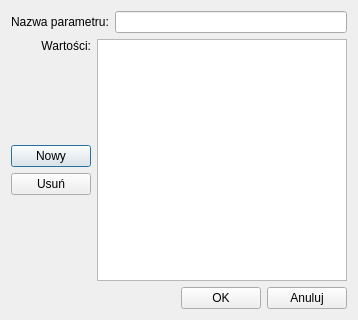
<?xml version="1.0" encoding="UTF-8"?>
<ui version="4.0">
 <class>parameterDialog</class>
 <widget class="QDialog" name="parameterDialog">
  <property name="geometry">
   <rect>
    <x>0</x>
    <y>0</y>
    <width>358</width>
    <height>320</height>
   </rect>
  </property>
  <property name="windowTitle">
   <string>Dialog</string>
  </property>
  <layout class="QGridLayout" name="gridLayout">
   <item row="0" column="0">
    <layout class="QHBoxLayout" name="parameterNameLayout">
     <item>
      <widget class="QLabel" name="parameterNameLabel">
       <property name="text">
        <string>Nazwa parametru:</string>
       </property>
      </widget>
     </item>
     <item>
      <widget class="QLineEdit" name="parameterNameLineEdit"/>
     </item>
    </layout>
   </item>
   <item row="1" column="0">
    <layout class="QHBoxLayout" name="parameterValueListLayout">
     <item>
      <layout class="QVBoxLayout" name="parameterValueListButtonsLayout">
       <item>
        <widget class="QLabel" name="parameterValueListLabel">
         <property name="text">
          <string>Wartości:</string>
         </property>
         <property name="alignment">
          <set>Qt::AlignRight|Qt::AlignTop|Qt::AlignTrailing</set>
         </property>
        </widget>
       </item>
       <item>
        <spacer name="verticalSpacer_2">
         <property name="orientation">
          <enum>Qt::Vertical</enum>
         </property>
         <property name="sizeHint" stdset="0">
          <size>
           <width>20</width>
           <height>40</height>
          </size>
         </property>
        </spacer>
       </item>
       <item>
        <widget class="QPushButton" name="newParameterValueButton">
         <property name="text">
          <string>Nowy</string>
         </property>
        </widget>
       </item>
       <item>
        <widget class="QPushButton" name="deleteParameterValueButton">
         <property name="text">
          <string>Usuń</string>
         </property>
        </widget>
       </item>
       <item>
        <spacer name="verticalSpacer">
         <property name="orientation">
          <enum>Qt::Vertical</enum>
         </property>
         <property name="sizeHint" stdset="0">
          <size>
           <width>20</width>
           <height>40</height>
          </size>
         </property>
        </spacer>
       </item>
      </layout>
     </item>
     <item>
      <widget class="QListView" name="parametersValueList"/>
     </item>
    </layout>
   </item>
   <item row="2" column="0">
    <layout class="QHBoxLayout" name="parameterDialogButtonsLayout">
     <item>
      <spacer name="horizontalSpacer">
       <property name="orientation">
        <enum>Qt::Horizontal</enum>
       </property>
       <property name="sizeHint" stdset="0">
        <size>
         <width>40</width>
         <height>20</height>
        </size>
       </property>
      </spacer>
     </item>
     <item>
      <widget class="QPushButton" name="parameterOkButton">
       <property name="text">
        <string>OK</string>
       </property>
      </widget>
     </item>
     <item>
      <widget class="QPushButton" name="parameterCancelButton">
       <property name="text">
        <string>Anuluj</string>
       </property>
      </widget>
     </item>
    </layout>
   </item>
  </layout>
 </widget>
 <resources/>
 <connections/>
</ui>
